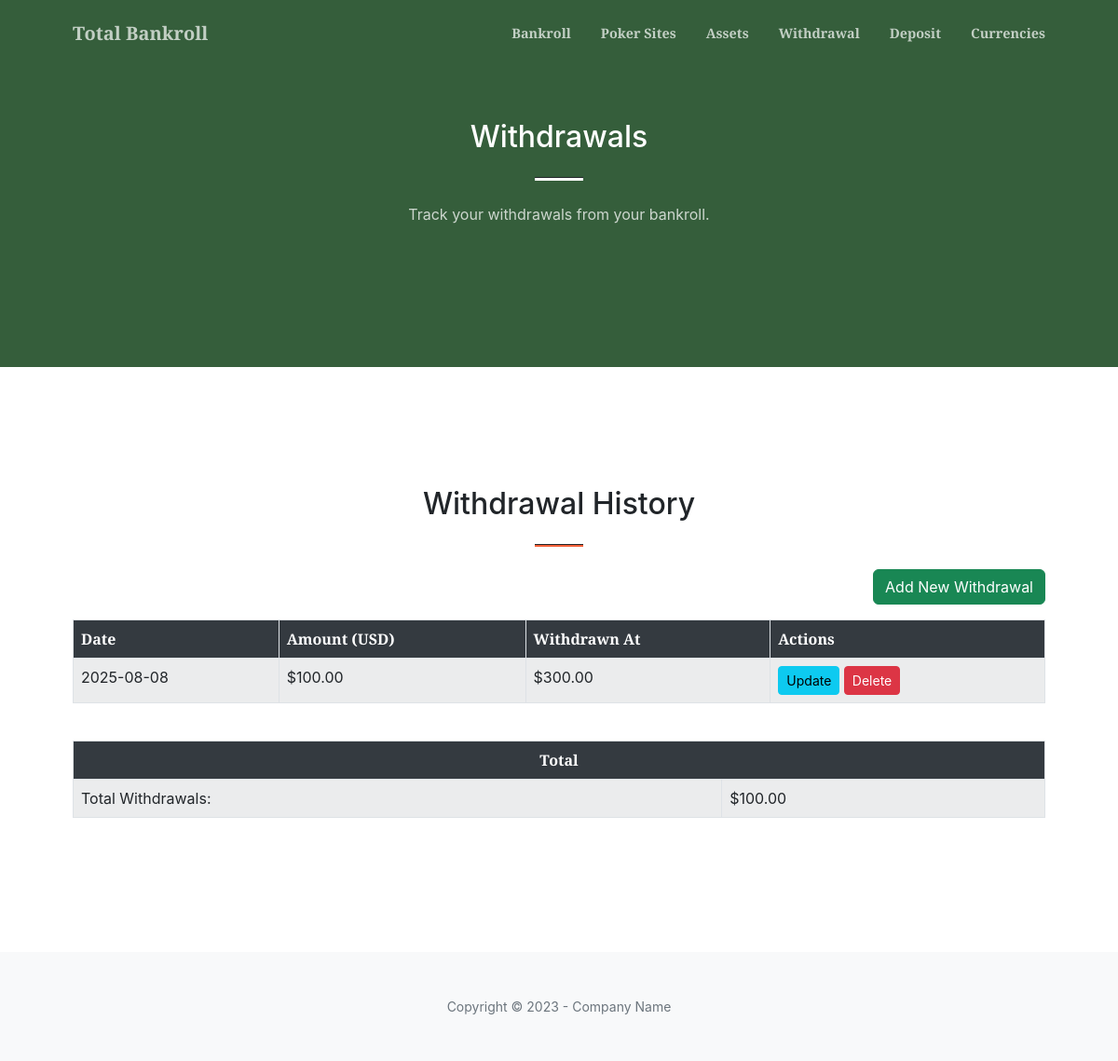
The app's page /withdrawal with its own data.
### tables this page shows
CREATE TABLE drawings (
    id INTEGER PRIMARY KEY AUTOINCREMENT,
    date TEXT NOT NULL,
    amount REAL NOT NULL,
    withdrawn_at REAL NOT NULL,
    last_updated TEXT NOT NULL,
    currency TEXT NOT NULL DEFAULT 'Dollar'
);

### src/total_bankroll/main.py (the view)
@app.route("/withdrawal")
def withdrawal():
    db = get_db()
    poker_sites_data = db.execute("""
        SELECT
            SUM(amount) AS current_total
        FROM sites
        WHERE last_updated = (SELECT MAX(last_updated) FROM sites)
    """).fetchone()
    current_poker_total = poker_sites_data['current_total'] if poker_sites_data and poker_sites_data['current_total'] is not None else 0
    assets_data = db.execute("""
        SELECT
            SUM(amount) AS current_total
        FROM assets
        WHERE last_updated = (SELECT MAX(last_updated) FROM assets)
    """).fetchone()
    current_asset_total = assets_data['current_total'] if assets_data and assets_data['current_total'] is not None else 0
    total_withdrawals = db.execute("SELECT SUM(amount) FROM drawings").fetchone()[0]
    if total_withdrawals is None:
        total_withdrawals = 0
    total_net_worth = current_poker_total + current_asset_total - total_withdrawals
    withdrawal_data = db.execute("SELECT id, date, CAST(amount AS REAL) as amount, CAST(withdrawn_at AS REAL) as withdrawn_at, last_updated, currency FROM drawings").fetchall()
    today = datetime.now().strftime("%Y-%m-%d")
    currencies = db.execute("""
        SELECT name FROM currency
        ORDER BY
            CASE name
                WHEN 'US Dollar' THEN 1
                WHEN 'British Pound' THEN 2
                WHEN 'Euro' THEN 3
                ELSE 4
            END,
            name
    """).fetchall()
    return render_template("withdrawal.html", drawings=withdrawal_data, today=today, total_net_worth=total_net_worth, currencies=currencies)

### src/total_bankroll/main.py (called while the page is built)
def get_db():
    conn = sqlite3.connect(DATABASE)
    conn.row_factory = sqlite3.Row
    return conn

### src/total_bankroll/templates/withdrawal.html
{% extends "base.html" %}
{% block content %}
<section class="page-section bg-primary" id="withdrawal">
    <div class="container px-4 px-lg-5">
        <div class="row gx-4 gx-lg-5 justify-content-center">
            <div class="col-lg-8 text-center">
                <h2 class="text-white mt-0">Withdrawals</h2>
                <hr class="divider divider-light" />
                <p class="text-white-75 mb-4">Track your withdrawals from your bankroll.</p>
            </div>
        </div>
    </div>
</section>
<section class="page-section" id="portfolio">
    <div class="container px-4 px-lg-5">
        <h2 class="text-center mt-0">Withdrawal History</h2>
        <hr class="divider" />
        <div class="row gx-4 gx-lg-5">
            <div class="col-lg-12 text-end mb-3">
                <button type="button" class="btn btn-success" data-bs-toggle="modal" data-bs-target="#generalModal" data-url="{{ url_for('add_withdrawal') }}">Add New Withdrawal</button>
            </div>
            <div class="col-lg-12">
                <div class="table-responsive">
                    <table class="table table-striped table-bordered">
                        <thead class="table-header-dark">
                            <tr>
                                <th scope="col">Date</th>
                                <th scope="col">Amount (USD)</th>
                                <th scope="col">Withdrawn At</th>
                                <th scope="col">Actions</th>
                            </tr>
                        </thead>
                        <tbody>
                            {% for withdrawal_item in drawings %}
                                <tr>
                                    <td>{{ withdrawal_item.date }}</td>
                                    <td>${{ "%.2f" | format(withdrawal_item.amount) }}</td>
                                    <td>${{ "%.2f" | format(withdrawal_item.withdrawn_at) }}</td>
                                    <td>
                                        <a href="#" class="btn btn-sm btn-info update-modal-btn" data-bs-toggle="modal" data-bs-target="#generalModal" data-url="{{ url_for('update_withdrawal', withdrawal_id=withdrawal_item.id) }}">Update</a>
                                        <a href="#" class="btn btn-sm btn-danger delete-modal-btn" data-bs-toggle="modal" data-bs-target="#generalModal" data-url="{{ url_for('confirm_delete', item_type='withdrawal', item_id=withdrawal_item.id) }}">Delete</a>
                                    </td>
                                </tr>
                            {% endfor %}
                        </tbody>
                    </table>
                </div>
                <div class="table-responsive mt-4">
                    <table class="table table-striped table-bordered">
                        <thead class="table-header-dark">
                            <tr>
                                <th scope="col" colspan="2" class="text-center">Total</th>
                            </tr>
                        </thead>
                        <tbody>
                            <tr>
                                <td>Total Withdrawals:</td>
                                <td>${{ "%.2f" | format(drawings | sum(attribute='amount')) }}</td>
                            </tr>
                        </tbody>
                    </table>
                </div>
            </div>
        </div>
    </div>
</section>
{% endblock %}

### records on screen
drawings: date "2025-08-08", amount "100.00", withdrawn_at "300.00"

### other values on screen
{{ "%.2f" | format(drawings | sum(attribute='amount')) }} "100.00"
